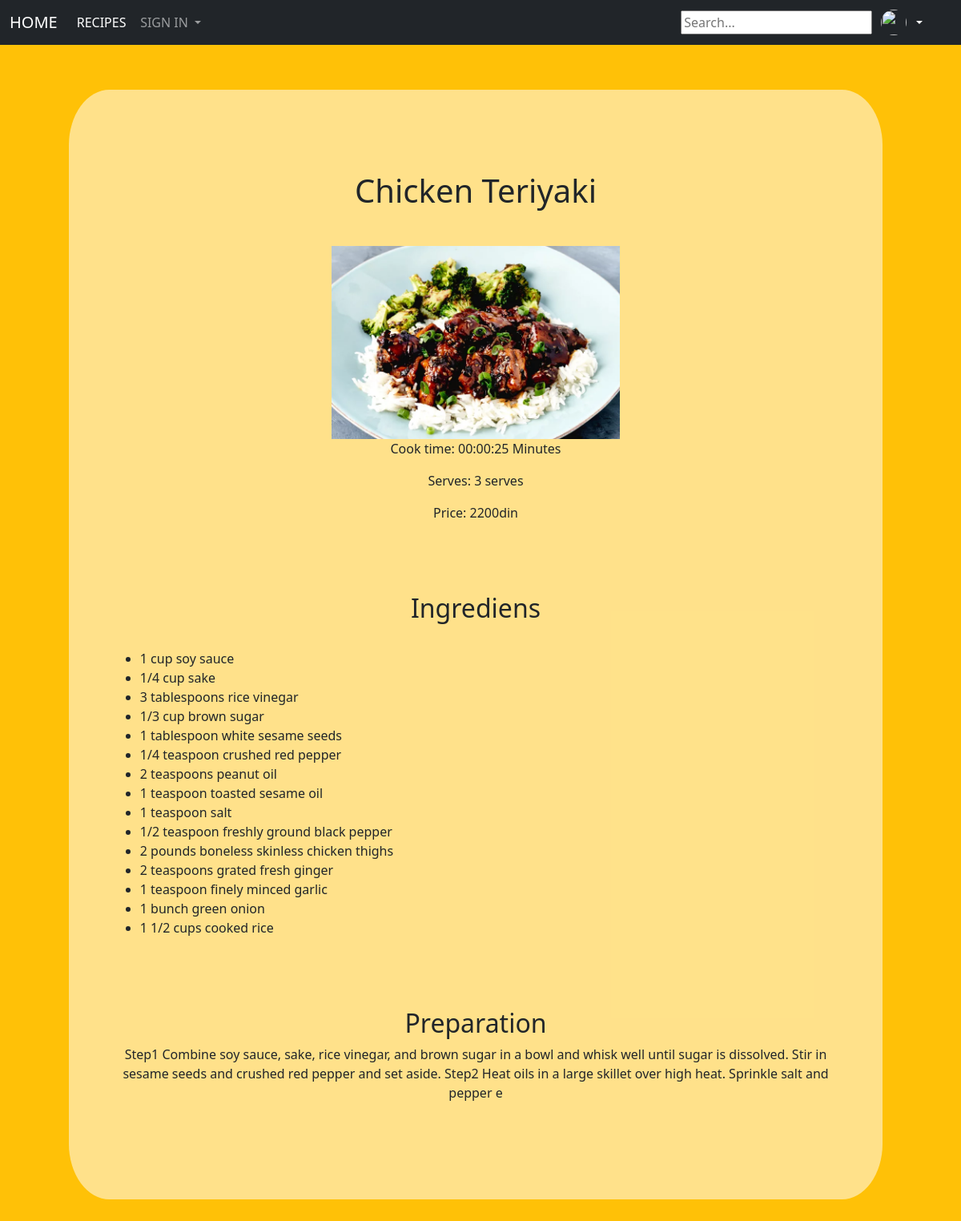
The app's page /html/rec_food.php?receipt_id=36 with its own data.
### tables this page shows
CREATE TABLE `receipt` (
  `receipt_id` int(20) NOT NULL,
  `img` varchar(255) NOT NULL,
  `paragraph` varchar(255) NOT NULL,
  `price` int(11) NOT NULL,
  `food_name` varchar(255) NOT NULL,
  `your_name` varchar(255) NOT NULL,
  `time` time NOT NULL,
  `servings` varchar(255) NOT NULL,
  `activated` tinyint(1) NOT NULL,
  `activation_token` varchar(64) NOT NULL,
  `activation_expire` datetime NOT NULL DEFAULT current_timestamp(),
  `categories` varchar(100) NOT NULL,
  `likes` tinyint(1) NOT NULL
);

### html/rec_food.php (the view, shortened to what this page needs)
<?php
require "db_conn.php";
$ingrediens_names = [];
$quantities = [];
if(isset($_GET['receipt_id'])){
  $receipt_id = $_GET['receipt_id'];
}
$food_name_query = "SELECT food_name FROM receipt WHERE receipt_id = '$receipt_id'";
$time_query = "SELECT time FROM receipt WHERE receipt_id = '$receipt_id'";
$price_query = "SELECT price FROM receipt WHERE receipt_id = '$receipt_id'";
$paragraph_query = "SELECT paragraph FROM receipt WHERE receipt_id = '$receipt_id'";
$servings_query = "SELECT servings FROM receipt WHERE receipt_id = '$receipt_id'";
$img_query = "SELECT img FROM receipt WHERE receipt_id = '$receipt_id'";
$ingrediens_query = "SELECT i.name, ri.quantity FROM ingrediens i
                     JOIN receipt_ingredient ri ON i.ingrediens_id = ri.ingrediens_id
                     WHERE ri.receipt_id = '$receipt_id'";
$food_name_result = $conn->query($food_name_query);
$time_result = $conn->query($time_query);
$price_result = $conn->query($price_query);
$paragraph_result = $conn->query($paragraph_query);
$servings_result = $conn->query($servings_query);
$img_result = $conn->query($img_query);
$ingrediens_result = $conn->query($ingrediens_query);
if ($food_name_result->num_rows > 0) {
  $row = $food_name_result->fetch_assoc();
  $food_name = $row['food_name'];
}
if ($time_result->num_rows > 0) {
  $row = $time_result->fetch_assoc();
  $time = $row['time'];
}
if ($price_result->num_rows > 0) {
  $row = $price_result->fetch_assoc();
  $price = $row['price'];
}
if ($paragraph_result->num_rows > 0) {
  $row = $paragraph_result->fetch_assoc();
  $paragraph = $row['paragraph'];
}
if ($servings_result->num_rows > 0) {
  $row = $servings_result->fetch_assoc();
  $servings = $row['servings'];
}
if ($img_result->num_rows > 0) {
  $row = $img_result->fetch_assoc();
  $img = $row['img'];
}
if ($ingrediens_result->num_rows > 0) {
  while($row = $ingrediens_result->fetch_assoc()) {
    $ingrediens_names[] = $row['name'];
    $quantities[] = $row['quantity'];
  }
}
?>
<!DOCTYPE html>
<html>
<head>
  <link href="https://cdn.jsdelivr.net/npm/bootstrap@5.0.2/dist/css/bootstrap.min.css" rel="stylesheet"
>
  <link rel="stylesheet" href="../style.css">
</head>
<body>
  <nav class="navbar navbar-expand-lg navbar-dark bg-dark">
    <div class="container-fluid">
      <a class="navbar-brand" href="../index.php">HOME</a>
      <div class="collapse navbar-collapse" id="navbarSupportedContent">
        <ul class="navbar-nav me-auto mb-2 mb-lg-0">
          <li class="nav-item">
            <a class="nav-link active" aria-current="page" href="rec.html">RECIPES</a>
          </li>
          <li class="nav-item dropdown">
            <a class="nav-link dropdown-toggle" href="sign_in.php" id="navbarDropdown" role="button" data-bs-toggle="dropdown" aria-expanded="false">
              SIGN IN
            </a>
          </li>
        </ul>
        <form class="d-flex" action="search_ing.php" method="get">
                <input type="text" id="searchInput" onkeyup="showResult(this.value)" placeholder="Search...">
            </form>
        <div class="dropdown">
          <a href="#" class="d-flex align-items-center text-white text-decoration-none dropdown-toggle" id="dropdownUser1"
          data-bs-toggle="dropdown" aria-expanded="false">
          <img src="images/<?php if (isset($_SESSION['img'])) { echo htmlspecialchars($_SESSION['img']); } ?>" alt="" width="32" height="32" class="rounded-circle me-2">
          </a>
        </div>
      </div>
    </div>
  </nav>
  <div class="container">
    <div class="row">
      <div class="col order-md-6 receipt_body">
        <h1><?php echo $food_name; ?></h1>
        <img class="img_2" src="images/<?php echo $img?>">
        <div class="col order-md-6">
          <p>Cook time: <?php echo $time; ?> Minutes</p>
          <p>Serves: <?php echo $servings; ?> serves</p>
          <p>Price: <?php echo $price; ?>din</p>
        </div>
        <br><br><br>
        <h2>Ingrediens</h2>
        <br>
        <ul class="rec_ingrediens_list">
          <?php foreach($ingrediens_names as $key => $ingrediens) { ?>
            <li><?php echo $quantities[$key] . ' ' . $ingrediens; ?></li>
          <?php } ?>
        </ul>
        <br><br><br>
        <h2>Preparation</h2>
        <p><?php echo $paragraph; ?></p><br><br>
      </div>
    </div>
  </div>
</body>
</html>

### style.css (style rules this page uses)
body { background-color: #ffc107; }
.receipt_body { background-color: rgba(255, 255, 255, 0.528); margin:5%; padding:5%; border-radius: 5%; text-align: center; }
.receipt_body h1 { margin:5% auto; }
.img_2 { width:40%; }
nav { padding-right:3%; }
.dropdown { margin-left: 1%; }
.row { margin-right:0; }
.rec_ingrediens_list { text-align: left; }
a { color: #000; text-decoration: none; }

### records on screen
receipt: food_name "Chicken Teriyaki", img (picture), time "00:00:25", servings "3", price "2200", paragraph "Step1 Combine soy sauce, sake, rice vinegar, and brown sugar in a bowl and whisk well until sugar is dissolved. Stir in sesame seeds and crushed red pepper and set aside. Step2 Heat oils in a large skillet over high heat. Sprinkle salt and pepper e"

### other values on screen
$quantities[$key] "1 cup"
$ingrediens "soy sauce"
$quantities[$key] "1/4 cup"
$ingrediens "sake"
$quantities[$key] "3 tablespoons"
$ingrediens "rice vinegar"
$quantities[$key] "1/3 cup"
$ingrediens "brown sugar"
$quantities[$key] "1 tablespoon"
$ingrediens "white sesame seeds"
$quantities[$key] "1/4 teaspoon"
$ingrediens "crushed red pepper"
$quantities[$key] "2 teaspoons"
$ingrediens "peanut oil"
$quantities[$key] "1 teaspoon"
